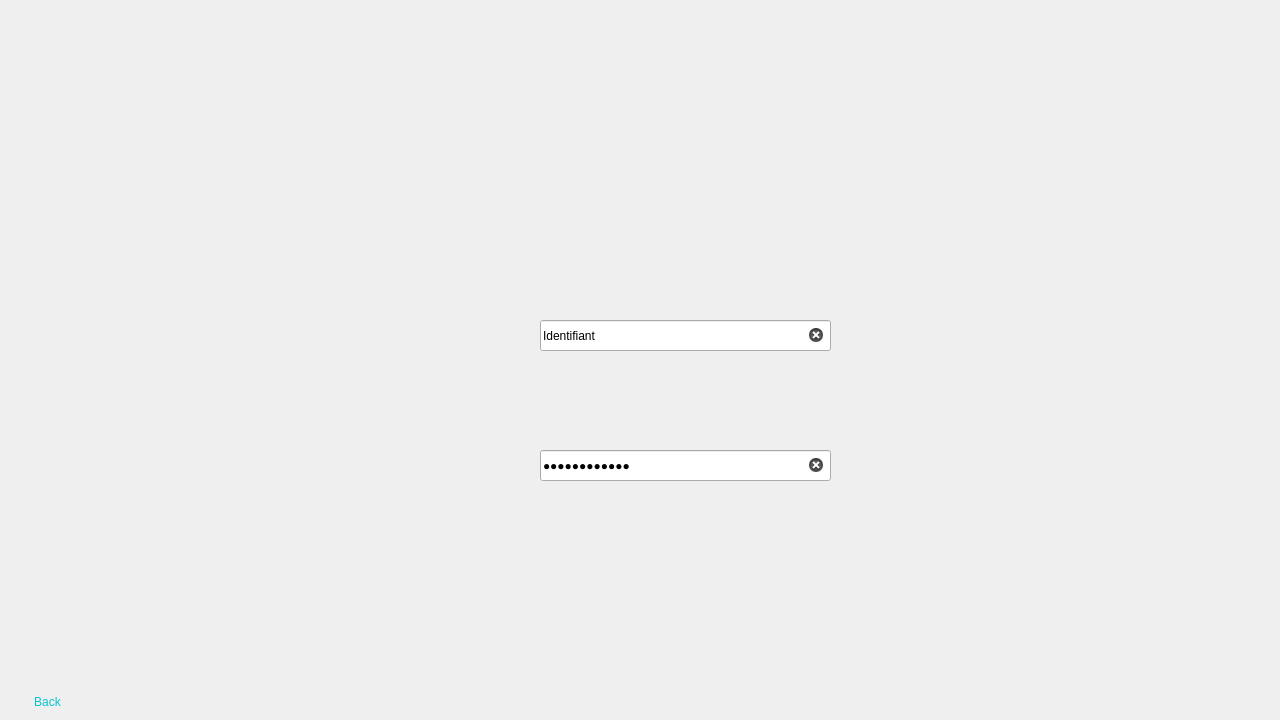
<?xml version="1.0" encoding="UTF-8"?>
<ui version="4.0">
 <class>loginMed</class>
 <widget class="QDialog" name="loginMed">
  <property name="geometry">
   <rect>
    <x>0</x>
    <y>0</y>
    <width>1280</width>
    <height>720</height>
   </rect>
  </property>
  <property name="minimumSize">
   <size>
    <width>1280</width>
    <height>720</height>
   </size>
  </property>
  <property name="maximumSize">
   <size>
    <width>1280</width>
    <height>720</height>
   </size>
  </property>
  <property name="baseSize">
   <size>
    <width>1280</width>
    <height>720</height>
   </size>
  </property>
  <property name="windowTitle">
   <string>MED++</string>
  </property>
  <widget class="QWidget" name="widget" native="true">
   <property name="geometry">
    <rect>
     <x>0</x>
     <y>0</y>
     <width>1281</width>
     <height>721</height>
    </rect>
   </property>
   <property name="styleSheet">
    <string notr="true">QWidget#widget
{
	background-image: url(:/LoginMed.png);
}</string>
   </property>
   <widget class="QLineEdit" name="lineEdit_2">
    <property name="geometry">
     <rect>
      <x>540</x>
      <y>450</y>
      <width>291</width>
      <height>31</height>
     </rect>
    </property>
    <property name="text">
     <string>Mot de passe</string>
    </property>
    <property name="echoMode">
     <enum>QLineEdit::Password</enum>
    </property>
    <property name="clearButtonEnabled">
     <bool>true</bool>
    </property>
   </widget>
   <widget class="QLineEdit" name="lineEdit">
    <property name="geometry">
     <rect>
      <x>540</x>
      <y>320</y>
      <width>291</width>
      <height>31</height>
     </rect>
    </property>
    <property name="text">
     <string>Identifiant</string>
    </property>
    <property name="clearButtonEnabled">
     <bool>true</bool>
    </property>
   </widget>
   <widget class="QWidget" name="widget_2" native="true">
    <property name="geometry">
     <rect>
      <x>610</x>
      <y>560</y>
      <width>81</width>
      <height>71</height>
     </rect>
    </property>
    <widget class="QPushButton" name="pushButton">
     <property name="geometry">
      <rect>
       <x>0</x>
       <y>2</y>
       <width>81</width>
       <height>71</height>
      </rect>
     </property>
     <property name="styleSheet">
      <string notr="true">QPushButton{
border-style:solid;

background-color:#AARRGGBB ;
color:#fff;
border-radius:7px;
}</string>
     </property>
     <property name="text">
      <string/>
     </property>
    </widget>
   </widget>
   <widget class="QPushButton" name="pushButton_3">
    <property name="geometry">
     <rect>
      <x>10</x>
      <y>690</y>
      <width>75</width>
      <height>23</height>
     </rect>
    </property>
    <property name="styleSheet">
     <string notr="true">QPushButton{
border-style:solid;

background-color:#AARRGGBB ;
color:#0AC3CF;
border-radius:7px;
}</string>
    </property>
    <property name="text">
     <string>Back</string>
    </property>
   </widget>
  </widget>
 </widget>
 <resources/>
 <connections/>
</ui>
